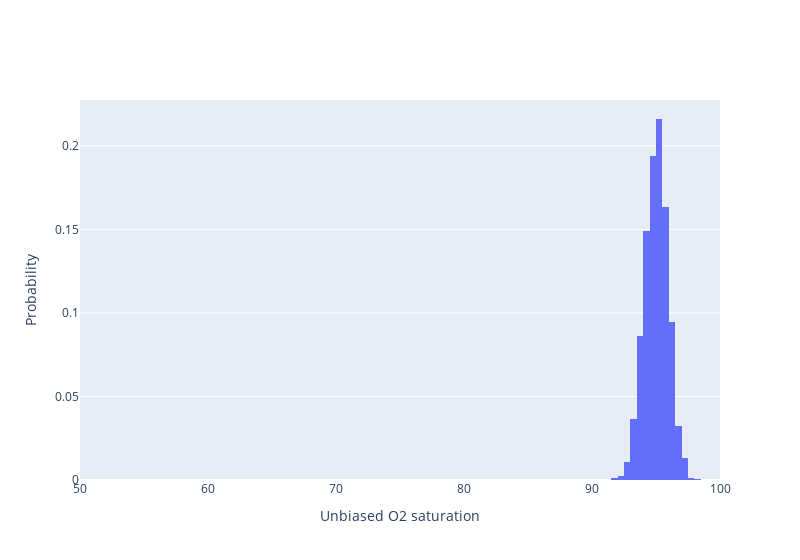

The notebook cell saved with this chart:
### Code cell
O2Sat_vals = np.arange(50, 101, 1)

# Parameters
UO2Sat = mh.variableNode("Unbiased O2 saturation (%)", 50, 100, 0.5, prior=None)
o2sat_obs = 95
std_gauss = 0.86
repetitions = 100000

hist, bin_edges, true_o2sat_arr = o2sat.generate_underlying_uo2sat_distribution(
    UO2Sat, o2sat_obs, repetitions, std_gauss, show_std=True
)


fig = go.Figure()
fig.add_trace(
    go.Histogram(
        x=true_o2sat_arr,
        xbins=dict(start=UO2Sat.a, end=UO2Sat.b, size=UO2Sat.bin_width),
        autobinx=False,
        histnorm="probability",
    )
)

fig.update_layout(width=800)
fig.update_xaxes(range=[UO2Sat.a, UO2Sat.b], title="Unbiased O2 saturation")
fig.update_yaxes(title="Probability")
fig.show()

### Figure 1 — Plotly figure (JSON) as saved in the notebook; plotly's stock layout.template omitted (floating-point values rounded to 4 significant figures; data arrays with more than 128 entries replaced by an {"elided": "..."} marker saying what was removed)
{"data": [{"autobinx": false, "histnorm": "probability", "type": "histogram", "x": {"elided": "2051 float values"}, "xbins": {"end": 100, "size": 0.5, "start": 50}}], "layout": {"width": 800, "xaxis": {"range": [50, 100], "title": {"text": "Unbiased O2 saturation"}}, "yaxis": {"title": {"text": "Probability"}}}}
